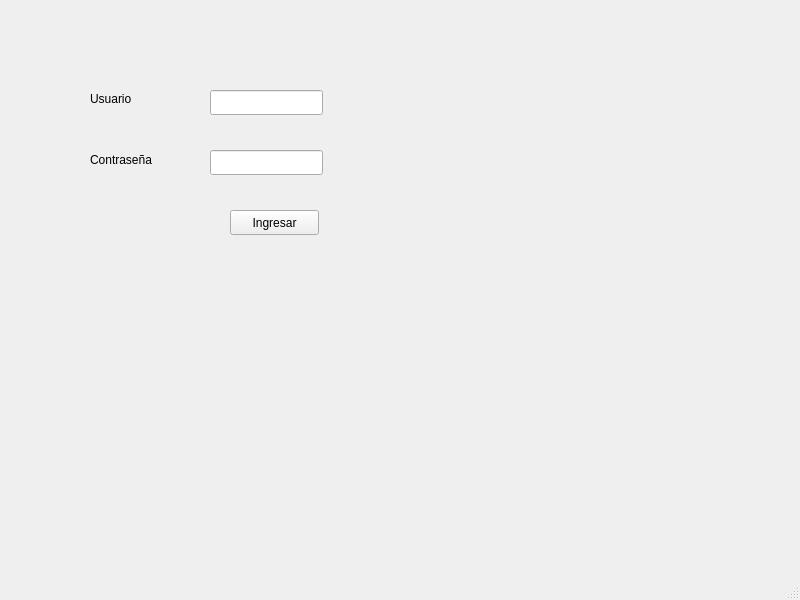
<?xml version="1.0" encoding="UTF-8"?>
<ui version="4.0">
 <class>ingresaMainWindow</class>
 <widget class="QMainWindow" name="ingresaMainWindow">
  <property name="windowModality">
   <enum>Qt::ApplicationModal</enum>
  </property>
  <property name="geometry">
   <rect>
    <x>0</x>
    <y>0</y>
    <width>800</width>
    <height>600</height>
   </rect>
  </property>
  <property name="windowTitle">
   <string>MainWindow</string>
  </property>
  <widget class="QWidget" name="centralwidget">
   <widget class="QLabel" name="label">
    <property name="geometry">
     <rect>
      <x>90</x>
      <y>90</y>
      <width>67</width>
      <height>17</height>
     </rect>
    </property>
    <property name="text">
     <string>Usuario</string>
    </property>
   </widget>
   <widget class="QLabel" name="label_2">
    <property name="geometry">
     <rect>
      <x>90</x>
      <y>150</y>
      <width>91</width>
      <height>20</height>
     </rect>
    </property>
    <property name="text">
     <string>Contraseña</string>
    </property>
   </widget>
   <widget class="QLineEdit" name="lineEdit">
    <property name="geometry">
     <rect>
      <x>210</x>
      <y>90</y>
      <width>113</width>
      <height>25</height>
     </rect>
    </property>
   </widget>
   <widget class="QLineEdit" name="lineEdit_2">
    <property name="geometry">
     <rect>
      <x>210</x>
      <y>150</y>
      <width>113</width>
      <height>25</height>
     </rect>
    </property>
    <property name="echoMode">
     <enum>QLineEdit::Password</enum>
    </property>
   </widget>
   <widget class="QPushButton" name="pushButton">
    <property name="geometry">
     <rect>
      <x>230</x>
      <y>210</y>
      <width>89</width>
      <height>25</height>
     </rect>
    </property>
    <property name="text">
     <string>Ingresar</string>
    </property>
   </widget>
  </widget>
  <widget class="QMenuBar" name="menubar">
   <property name="geometry">
    <rect>
     <x>0</x>
     <y>0</y>
     <width>800</width>
     <height>22</height>
    </rect>
   </property>
  </widget>
  <widget class="QStatusBar" name="statusbar"/>
 </widget>
 <resources/>
 <connections/>
</ui>
